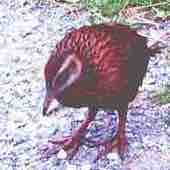
#> input picture OpenCV/ImageProcessing100Wen-master/Question_21_30/answers_py/weka.jpg, 170 x 170 px
$ python answer_26.py   (older library calls are emulated)
#> lines starting #> are read from the running program, lines starting #| are printed output that depends on the picture
import cv2
import numpy as np
import matplotlib.pyplot as plt


# Bi-Linear interpolation
def bl_interpolate(img, ax=1., ay=1.):
#> called with ax = 1.5, ay = 1.5
	H, W, C = img.shape
#> H = 170; W = 170; C = 3

	aH = int(ay * H)
#> aH = 255
	aW = int(ax * W)
#> aW = 255

	# get position of resized image
	y = np.arange(aH).repeat(aW).reshape(aW, -1)
	x = np.tile(np.arange(aW), (aH, 1))

	# get position of original position
	y = (y / ay)
	x = (x / ax)

	ix = np.floor(x).astype(np.int)
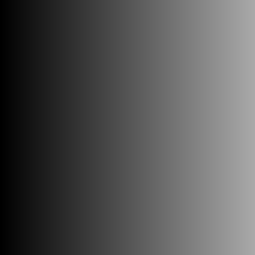
#> x: shape (255, 255) float64; min 0, max 169.3, mean 84.7
	iy = np.floor(y).astype(np.int)
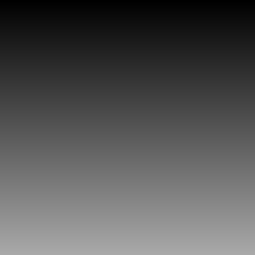
#> y: shape (255, 255) float64; min 0, max 169.3, mean 84.7

	ix = np.minimum(ix, W-2)
	iy = np.minimum(iy, H-2)

	# get distance
	dx = x - ix
	dy = y - iy

	dx = np.repeat(np.expand_dims(dx, axis=-1), 3, axis=-1)
	dy = np.repeat(np.expand_dims(dy, axis=-1), 3, axis=-1)

	# interpolation
	out = (1-dx) * (1-dy) * img[iy, ix] + dx * (1 - dy) * img[iy, ix+1] + (1 - dx) * dy * img[iy+1, ix] + dx * dy * img[iy+1, ix+1]
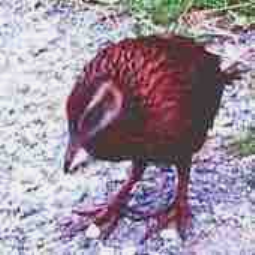
#> out: shape (255, 255, 3) float64; mean B, G, R 173.8, 159.7, 173.6; drawn with min black and max white

	out = np.clip(out, 0, 255)
	out = out.astype(np.uint8)

	return out


# Read image
img = cv2.imread("weka.jpg").astype(np.float)

# Bilinear interpolation
out = bl_interpolate(img, ax=1.5, ay=1.5)

# Save result
cv2.imshow("result", out)
cv2.waitKey(0)
cv2.imwrite("out.jpg", out)
